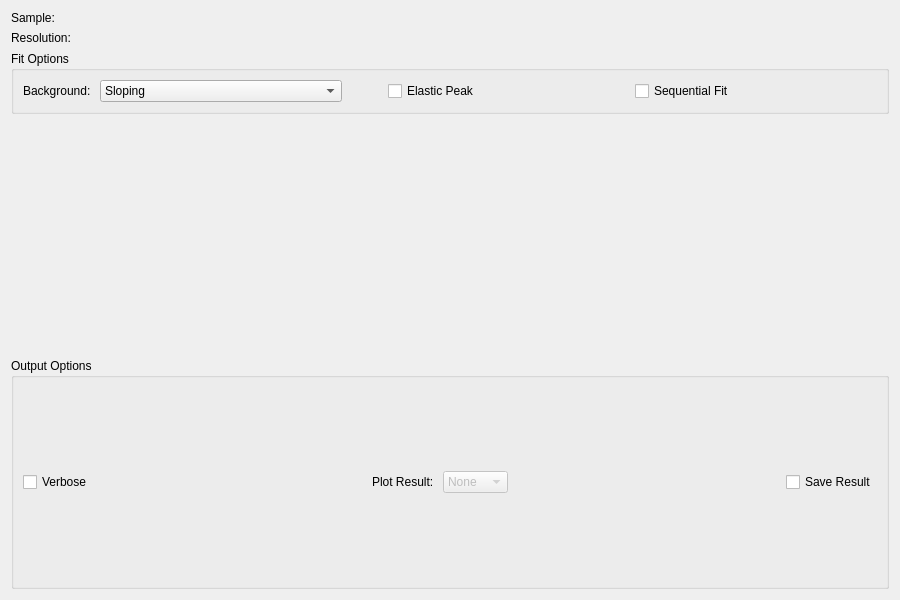
<?xml version="1.0" encoding="UTF-8"?>
<ui version="4.0">
 <class>Stretch</class>
 <widget class="QWidget" name="Stretch">
  <property name="geometry">
   <rect>
    <x>0</x>
    <y>0</y>
    <width>900</width>
    <height>600</height>
   </rect>
  </property>
  <property name="windowTitle">
   <string>Form</string>
  </property>
  <layout class="QVBoxLayout" name="verticalLayout">
   <item>
    <layout class="QGridLayout" name="gridLayout">
     <item row="0" column="0">
      <widget class="QLabel" name="lblSample">
       <property name="text">
        <string>Sample: </string>
       </property>
      </widget>
     </item>
     <item row="0" column="1">
      <widget class="MantidQt::MantidWidgets::DataSelector" name="dsSample">
       <property name="sizePolicy">
        <sizepolicy hsizetype="Minimum" vsizetype="Fixed">
         <horstretch>0</horstretch>
         <verstretch>0</verstretch>
        </sizepolicy>
       </property>
       <property name="loadLabelText" stdset="0">
        <string>Plot</string>
       </property>
       <property name="workspaceSuffixes" stdset="0">
        <stringlist>
         <string>_red</string>
         <string>_sqw</string>
        </stringlist>
       </property>
       <property name="fileBrowserSuffixes" stdset="0">
        <stringlist>
         <string>_red.nxs</string>
         <string>_sqw.nxs</string>
        </stringlist>
       </property>
      </widget>
     </item>
     <item row="1" column="0">
      <widget class="QLabel" name="lblRes">
       <property name="text">
        <string>Resolution: </string>
       </property>
      </widget>
     </item>
     <item row="1" column="1">
      <widget class="MantidQt::MantidWidgets::DataSelector" name="dsResolution">
       <property name="sizePolicy">
        <sizepolicy hsizetype="Minimum" vsizetype="Fixed">
         <horstretch>0</horstretch>
         <verstretch>0</verstretch>
        </sizepolicy>
       </property>
       <property name="autoLoad">
        <bool>true</bool>
       </property>
       <property name="workspaceSuffixes" stdset="0">
        <stringlist>
         <string>_res</string>
        </stringlist>
       </property>
       <property name="fileBrowserSuffixes" stdset="0">
        <stringlist>
         <string>_res.nxs</string>
        </stringlist>
       </property>
       <property name="showLoad">
        <bool>false</bool>
       </property>
      </widget>
     </item>
    </layout>
   </item>
   <item>
    <widget class="QGroupBox" name="gbOptions">
     <property name="sizePolicy">
      <sizepolicy hsizetype="Preferred" vsizetype="Fixed">
       <horstretch>0</horstretch>
       <verstretch>0</verstretch>
      </sizepolicy>
     </property>
     <property name="title">
      <string>Fit Options</string>
     </property>
     <layout class="QVBoxLayout" name="verticalLayout_2">
      <item>
       <layout class="QGridLayout" name="gridLayout_2">
        <item row="0" column="0">
         <widget class="QLabel" name="lblBackground">
          <property name="sizePolicy">
           <sizepolicy hsizetype="Fixed" vsizetype="Preferred">
            <horstretch>0</horstretch>
            <verstretch>0</verstretch>
           </sizepolicy>
          </property>
          <property name="text">
           <string>Background: </string>
          </property>
         </widget>
        </item>
        <item row="0" column="1">
         <widget class="QComboBox" name="cbBackground">
          <item>
           <property name="text">
            <string>Sloping</string>
           </property>
          </item>
          <item>
           <property name="text">
            <string>Flat</string>
           </property>
          </item>
          <item>
           <property name="text">
            <string>Zero</string>
           </property>
          </item>
         </widget>
        </item>
        <item row="0" column="4">
         <widget class="QCheckBox" name="chkSequentialFit">
          <property name="text">
           <string>Sequential Fit</string>
          </property>
         </widget>
        </item>
        <item row="0" column="3">
         <widget class="QCheckBox" name="chkElasticPeak">
          <property name="text">
           <string>Elastic Peak</string>
          </property>
         </widget>
        </item>
        <item row="0" column="2">
         <spacer name="horizontalSpacer">
          <property name="orientation">
           <enum>Qt::Horizontal</enum>
          </property>
          <property name="sizeType">
           <enum>QSizePolicy::Preferred</enum>
          </property>
          <property name="sizeHint" stdset="0">
           <size>
            <width>40</width>
            <height>20</height>
           </size>
          </property>
         </spacer>
        </item>
       </layout>
      </item>
     </layout>
    </widget>
   </item>
   <item>
    <layout class="QHBoxLayout" name="horizontalLayout_3">
     <item>
      <layout class="QVBoxLayout" name="treeSpace"/>
     </item>
     <item>
      <widget class="MantidQt::MantidWidgets::PreviewPlot" name="ppPlot" native="true">
       <property name="canvasColour" stdset="0">
        <color>
         <red>255</red>
         <green>255</green>
         <blue>255</blue>
        </color>
       </property>
       <property name="showLegend" stdset="0">
        <bool>true</bool>
       </property>
      </widget>
     </item>
    </layout>
   </item>
   <item>
    <layout class="QHBoxLayout" name="horizontalLayout_44">
     <item>
      <widget class="QGroupBox" name="gbOutput">
       <property name="title">
        <string>Output Options</string>
       </property>
       <layout class="QHBoxLayout" name="horizontalLayout">
        <item>
         <widget class="QCheckBox" name="chkVerbose">
          <property name="enabled">
           <bool>true</bool>
          </property>
          <property name="text">
           <string>Verbose</string>
          </property>
         </widget>
        </item>
        <item>
         <spacer name="horizontalSpacer_17">
          <property name="orientation">
           <enum>Qt::Horizontal</enum>
          </property>
          <property name="sizeHint" stdset="0">
           <size>
            <width>40</width>
            <height>20</height>
           </size>
          </property>
         </spacer>
        </item>
        <item>
         <widget class="QLabel" name="lblPlotResult">
          <property name="text">
           <string>Plot Result: </string>
          </property>
         </widget>
        </item>
        <item>
         <widget class="QComboBox" name="cbPlot">
          <property name="enabled">
           <bool>false</bool>
          </property>
          <item>
           <property name="text">
            <string>None</string>
           </property>
          </item>
          <item>
           <property name="text">
            <string>Sigma</string>
           </property>
          </item>
          <item>
           <property name="text">
            <string>Beta</string>
           </property>
          </item>
          <item>
           <property name="text">
            <string>All</string>
           </property>
          </item>
         </widget>
        </item>
        <item>
         <spacer name="horizontalSpacer_18">
          <property name="orientation">
           <enum>Qt::Horizontal</enum>
          </property>
          <property name="sizeHint" stdset="0">
           <size>
            <width>40</width>
            <height>20</height>
           </size>
          </property>
         </spacer>
        </item>
        <item>
         <widget class="QCheckBox" name="chkSave">
          <property name="text">
           <string>Save Result</string>
          </property>
         </widget>
        </item>
       </layout>
      </widget>
     </item>
    </layout>
   </item>
  </layout>
 </widget>
 <customwidgets>
  <customwidget>
   <class>MantidQt::MantidWidgets::DataSelector</class>
   <extends>QWidget</extends>
   <header>MantidQtMantidWidgets/DataSelector.h</header>
  </customwidget>
  <customwidget>
   <class>MantidQt::MantidWidgets::PreviewPlot</class>
   <extends>QWidget</extends>
   <header>MantidQtMantidWidgets/PreviewPlot.h</header>
   <container>1</container>
  </customwidget>
 </customwidgets>
 <resources/>
 <connections/>
</ui>
